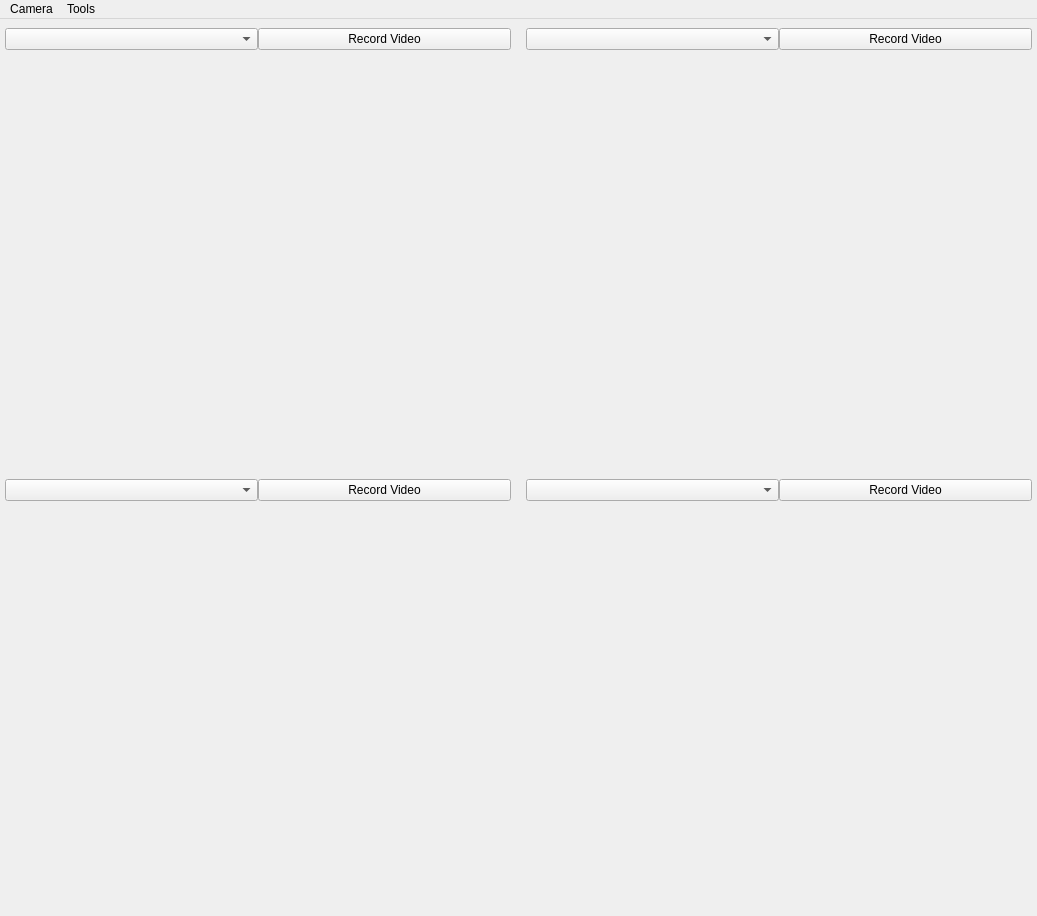
<?xml version="1.0" encoding="UTF-8"?>
<ui version="4.0">
 <class>MainWindow</class>
 <widget class="QMainWindow" name="MainWindow">
  <property name="windowModality">
   <enum>Qt::NonModal</enum>
  </property>
  <property name="geometry">
   <rect>
    <x>0</x>
    <y>0</y>
    <width>1037</width>
    <height>916</height>
   </rect>
  </property>
  <property name="windowTitle">
   <string>GIMR Video</string>
  </property>
  <property name="toolButtonStyle">
   <enum>Qt::ToolButtonIconOnly</enum>
  </property>
  <widget class="QWidget" name="centralwidget">
   <property name="layoutDirection">
    <enum>Qt::LeftToRight</enum>
   </property>
   <property name="autoFillBackground">
    <bool>false</bool>
   </property>
   <layout class="QGridLayout" name="gridLayout_2">
    <property name="leftMargin">
     <number>0</number>
    </property>
    <property name="topMargin">
     <number>0</number>
    </property>
    <property name="rightMargin">
     <number>0</number>
    </property>
    <property name="bottomMargin">
     <number>0</number>
    </property>
    <property name="spacing">
     <number>0</number>
    </property>
    <item row="0" column="0">
     <widget class="QFrame" name="frame">
      <property name="autoFillBackground">
       <bool>false</bool>
      </property>
      <property name="frameShape">
       <enum>QFrame::NoFrame</enum>
      </property>
      <property name="frameShadow">
       <enum>QFrame::Plain</enum>
      </property>
      <property name="lineWidth">
       <number>0</number>
      </property>
      <layout class="QGridLayout" name="gridLayout">
       <property name="leftMargin">
        <number>0</number>
       </property>
       <property name="topMargin">
        <number>0</number>
       </property>
       <property name="rightMargin">
        <number>0</number>
       </property>
       <property name="bottomMargin">
        <number>0</number>
       </property>
       <property name="spacing">
        <number>5</number>
       </property>
       <item row="0" column="0">
        <widget class="QWidget" name="video1_widget" native="true">
         <property name="sizePolicy">
          <sizepolicy hsizetype="Preferred" vsizetype="Preferred">
           <horstretch>0</horstretch>
           <verstretch>0</verstretch>
          </sizepolicy>
         </property>
         <layout class="QGridLayout" name="gridLayout_4">
          <property name="leftMargin">
           <number>0</number>
          </property>
          <property name="topMargin">
           <number>0</number>
          </property>
          <property name="rightMargin">
           <number>0</number>
          </property>
          <property name="bottomMargin">
           <number>0</number>
          </property>
          <property name="spacing">
           <number>0</number>
          </property>
          <item row="1" column="0">
           <widget class="QLabel" name="video1_player">
            <property name="sizePolicy">
             <sizepolicy hsizetype="Ignored" vsizetype="Ignored">
              <horstretch>0</horstretch>
              <verstretch>0</verstretch>
             </sizepolicy>
            </property>
            <property name="minimumSize">
             <size>
              <width>0</width>
              <height>0</height>
             </size>
            </property>
            <property name="maximumSize">
             <size>
              <width>16777215</width>
              <height>16777215</height>
             </size>
            </property>
            <property name="frameShape">
             <enum>QFrame::NoFrame</enum>
            </property>
            <property name="text">
             <string/>
            </property>
            <property name="scaledContents">
             <bool>true</bool>
            </property>
           </widget>
          </item>
          <item row="0" column="0">
           <widget class="QWidget" name="widget" native="true">
            <property name="sizePolicy">
             <sizepolicy hsizetype="Preferred" vsizetype="Preferred">
              <horstretch>0</horstretch>
              <verstretch>0</verstretch>
             </sizepolicy>
            </property>
            <property name="maximumSize">
             <size>
              <width>16777215</width>
              <height>40</height>
             </size>
            </property>
            <layout class="QHBoxLayout" name="horizontalLayout">
             <property name="spacing">
              <number>0</number>
             </property>
             <property name="leftMargin">
              <number>5</number>
             </property>
             <property name="topMargin">
              <number>0</number>
             </property>
             <property name="rightMargin">
              <number>5</number>
             </property>
             <property name="bottomMargin">
              <number>0</number>
             </property>
             <item>
              <widget class="QComboBox" name="video1_choice"/>
             </item>
             <item>
              <widget class="QPushButton" name="record1">
               <property name="text">
                <string>Record Video</string>
               </property>
              </widget>
             </item>
            </layout>
           </widget>
          </item>
         </layout>
        </widget>
       </item>
       <item row="0" column="1">
        <widget class="QWidget" name="video3_widget" native="true">
         <layout class="QGridLayout" name="gridLayout_5">
          <property name="leftMargin">
           <number>0</number>
          </property>
          <property name="topMargin">
           <number>0</number>
          </property>
          <property name="rightMargin">
           <number>0</number>
          </property>
          <property name="bottomMargin">
           <number>0</number>
          </property>
          <property name="spacing">
           <number>0</number>
          </property>
          <item row="1" column="0">
           <widget class="QLabel" name="video3_player">
            <property name="sizePolicy">
             <sizepolicy hsizetype="Ignored" vsizetype="Ignored">
              <horstretch>0</horstretch>
              <verstretch>0</verstretch>
             </sizepolicy>
            </property>
            <property name="frameShape">
             <enum>QFrame::NoFrame</enum>
            </property>
            <property name="text">
             <string/>
            </property>
            <property name="scaledContents">
             <bool>true</bool>
            </property>
           </widget>
          </item>
          <item row="0" column="0">
           <widget class="QWidget" name="widget_3" native="true">
            <property name="maximumSize">
             <size>
              <width>16777215</width>
              <height>40</height>
             </size>
            </property>
            <layout class="QHBoxLayout" name="horizontalLayout_3">
             <property name="spacing">
              <number>0</number>
             </property>
             <property name="leftMargin">
              <number>5</number>
             </property>
             <property name="topMargin">
              <number>0</number>
             </property>
             <property name="rightMargin">
              <number>5</number>
             </property>
             <property name="bottomMargin">
              <number>0</number>
             </property>
             <item>
              <widget class="QComboBox" name="video3_choice">
               <property name="editable">
                <bool>false</bool>
               </property>
              </widget>
             </item>
             <item>
              <widget class="QPushButton" name="record3">
               <property name="text">
                <string>Record Video</string>
               </property>
              </widget>
             </item>
            </layout>
           </widget>
          </item>
         </layout>
        </widget>
       </item>
       <item row="1" column="0">
        <widget class="QWidget" name="video2_widget" native="true">
         <layout class="QGridLayout" name="gridLayout_3">
          <property name="leftMargin">
           <number>0</number>
          </property>
          <property name="topMargin">
           <number>0</number>
          </property>
          <property name="rightMargin">
           <number>0</number>
          </property>
          <property name="bottomMargin">
           <number>0</number>
          </property>
          <property name="spacing">
           <number>0</number>
          </property>
          <item row="1" column="0">
           <widget class="QLabel" name="video2_player">
            <property name="sizePolicy">
             <sizepolicy hsizetype="Ignored" vsizetype="Ignored">
              <horstretch>0</horstretch>
              <verstretch>0</verstretch>
             </sizepolicy>
            </property>
            <property name="minimumSize">
             <size>
              <width>0</width>
              <height>0</height>
             </size>
            </property>
            <property name="maximumSize">
             <size>
              <width>16777215</width>
              <height>16777215</height>
             </size>
            </property>
            <property name="frameShape">
             <enum>QFrame::NoFrame</enum>
            </property>
            <property name="text">
             <string/>
            </property>
            <property name="scaledContents">
             <bool>true</bool>
            </property>
           </widget>
          </item>
          <item row="0" column="0">
           <widget class="QWidget" name="widget_2" native="true">
            <property name="maximumSize">
             <size>
              <width>16777215</width>
              <height>40</height>
             </size>
            </property>
            <layout class="QHBoxLayout" name="horizontalLayout_2">
             <property name="spacing">
              <number>0</number>
             </property>
             <property name="leftMargin">
              <number>5</number>
             </property>
             <property name="topMargin">
              <number>0</number>
             </property>
             <property name="rightMargin">
              <number>5</number>
             </property>
             <property name="bottomMargin">
              <number>0</number>
             </property>
             <item>
              <widget class="QComboBox" name="video2_choice"/>
             </item>
             <item>
              <widget class="QPushButton" name="record2">
               <property name="text">
                <string>Record Video</string>
               </property>
              </widget>
             </item>
            </layout>
           </widget>
          </item>
         </layout>
        </widget>
       </item>
       <item row="1" column="1">
        <widget class="QWidget" name="video4_widget" native="true">
         <property name="enabled">
          <bool>true</bool>
         </property>
         <layout class="QGridLayout" name="gridLayout_6">
          <property name="leftMargin">
           <number>0</number>
          </property>
          <property name="topMargin">
           <number>0</number>
          </property>
          <property name="rightMargin">
           <number>0</number>
          </property>
          <property name="bottomMargin">
           <number>0</number>
          </property>
          <property name="spacing">
           <number>0</number>
          </property>
          <item row="1" column="0">
           <widget class="QLabel" name="video4_player">
            <property name="sizePolicy">
             <sizepolicy hsizetype="Ignored" vsizetype="Ignored">
              <horstretch>0</horstretch>
              <verstretch>0</verstretch>
             </sizepolicy>
            </property>
            <property name="frameShape">
             <enum>QFrame::NoFrame</enum>
            </property>
            <property name="text">
             <string/>
            </property>
            <property name="scaledContents">
             <bool>true</bool>
            </property>
           </widget>
          </item>
          <item row="0" column="0">
           <widget class="QWidget" name="widget_4" native="true">
            <property name="maximumSize">
             <size>
              <width>16777215</width>
              <height>40</height>
             </size>
            </property>
            <layout class="QHBoxLayout" name="horizontalLayout_4">
             <property name="spacing">
              <number>0</number>
             </property>
             <property name="leftMargin">
              <number>5</number>
             </property>
             <property name="topMargin">
              <number>0</number>
             </property>
             <property name="rightMargin">
              <number>5</number>
             </property>
             <property name="bottomMargin">
              <number>0</number>
             </property>
             <item>
              <widget class="QComboBox" name="video4_choice"/>
             </item>
             <item>
              <widget class="QPushButton" name="record4">
               <property name="text">
                <string>Record Video</string>
               </property>
              </widget>
             </item>
            </layout>
           </widget>
          </item>
         </layout>
        </widget>
       </item>
      </layout>
     </widget>
    </item>
   </layout>
  </widget>
  <widget class="QMenuBar" name="menubar">
   <property name="geometry">
    <rect>
     <x>0</x>
     <y>0</y>
     <width>1037</width>
     <height>21</height>
    </rect>
   </property>
   <widget class="QMenu" name="menuRun">
    <property name="title">
     <string>Camera</string>
    </property>
    <addaction name="actionStart_Video"/>
   </widget>
   <widget class="QMenu" name="menuTools">
    <property name="title">
     <string>Tools</string>
    </property>
    <addaction name="actionSettings"/>
   </widget>
   <addaction name="menuRun"/>
   <addaction name="menuTools"/>
  </widget>
  <action name="actionStart_Video">
   <property name="text">
    <string>Reconnect</string>
   </property>
  </action>
  <action name="actionStop_Pause">
   <property name="text">
    <string>Stop/Pause</string>
   </property>
  </action>
  <action name="actionConnection">
   <property name="text">
    <string>Connection</string>
   </property>
  </action>
  <action name="actionConnection_2">
   <property name="text">
    <string>Connection</string>
   </property>
  </action>
  <action name="actionSettings">
   <property name="text">
    <string>Settings</string>
   </property>
  </action>
  <action name="actionSwitch2">
   <property name="text">
    <string>Switch</string>
   </property>
  </action>
  <action name="actionSwitch">
   <property name="text">
    <string>Switch</string>
   </property>
  </action>
 </widget>
 <resources/>
 <connections/>
</ui>
